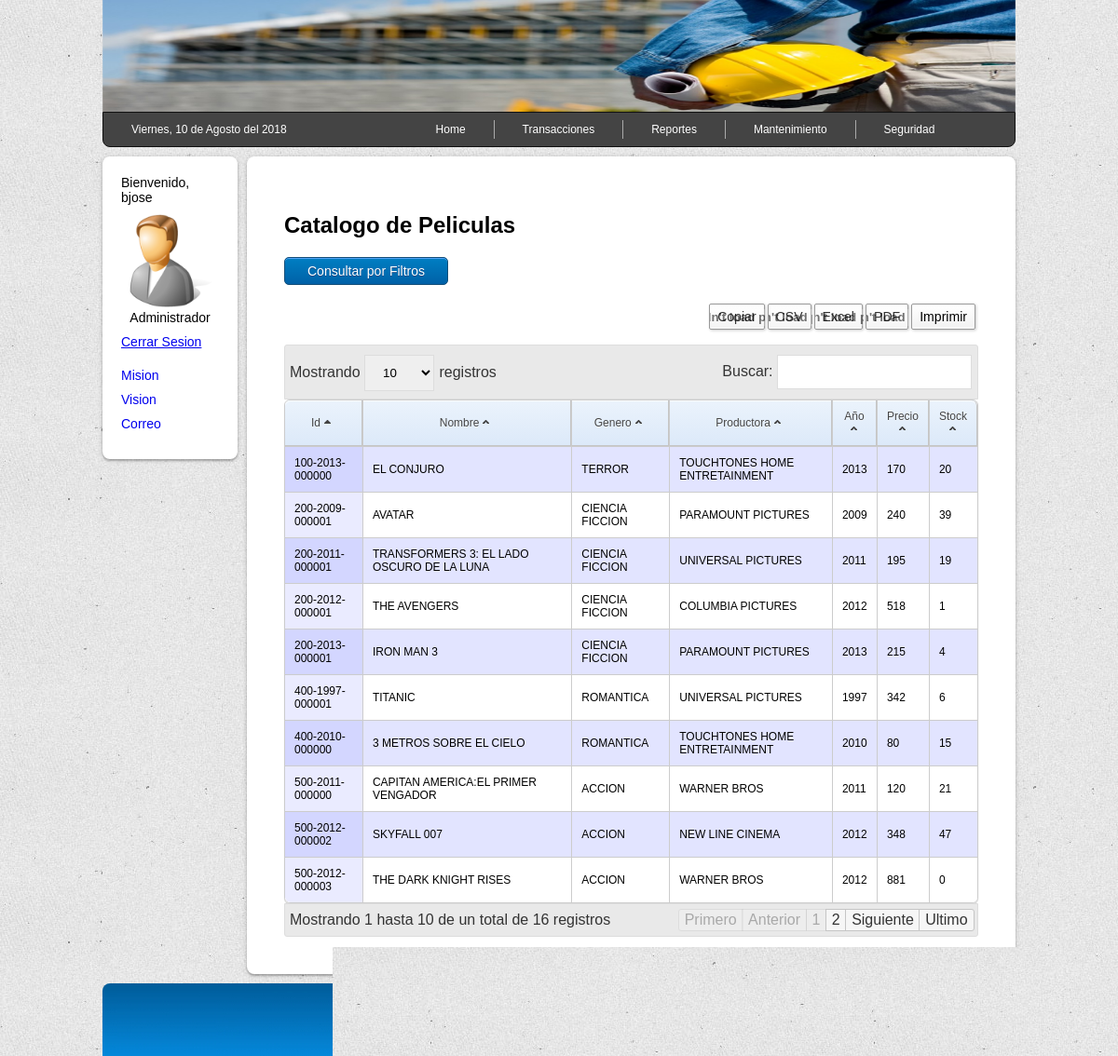
The app's page /vista/prereportepeli.php (signed in) with its own data.
### tables this page shows
CREATE TABLE `pelicula` (
  `codigopelicula` varchar(15) NOT NULL,
  `nombre` varchar(60) NOT NULL,
  `sinopsis` varchar(200) DEFAULT NULL,
  `director` varchar(25) NOT NULL,
  `idproductora` int(4) NOT NULL,
  `stock` int(4) NOT NULL,
  `stockini` int(4) NOT NULL,
  `preciounit` int(4) NOT NULL,
  `idgenero` int(4) NOT NULL,
  `anho` int(4) NOT NULL,
  `nromovimiento` varchar(10) NOT NULL,
  PRIMARY KEY (`codigopelicula`)
);

CREATE TABLE `genero` (
  `idgenero` int(4) NOT NULL DEFAULT '0',
  `genero` varchar(20) DEFAULT NULL,
  `descripcion` varchar(20) NOT NULL,
  PRIMARY KEY (`idgenero`)
);

CREATE TABLE `productora` (
  `idproductora` int(4) NOT NULL DEFAULT '0',
  `nombrep` varchar(40) DEFAULT NULL,
  PRIMARY KEY (`idproductora`)
);

### vista/prereportepeli.php (the view, shortened to what this page needs)
<?php
include('../modelo/conexion.php');
$enlace = "<a href='../modelo/logout.php'>Cerrar Sesion</a>";
$consulta = "select * from pelicula p, genero g, productora d where p.idgenero=g.genero and p.idproductora=d.idproductora";
$listpelicula = $conexion->query($consulta);
$tabla = "<table id='catalogo' class='marco'>";
$tabla .= <<<FIN
<thead>
<tr>
<th>Id</th>
<th>Nombre</th>
<th>Genero</th>
<th>Productora</th>
<th>Año</th>
<th>Precio</th>
<th>Stock</th>
</tr>
</thead>
<tbody>
FIN;
while ($linea = $listpelicula->fetch_assoc()) {
	$tabla .= "<tr>";
	$tabla .= "<td>{$linea['codigopelicula']}</td>";
	$tabla .= "<td>{$linea['nombre']}</td>";
	$tabla .= "<td>{$linea['descripcion']}</td>";
	$tabla .= "<td>{$linea['nombrep']}</td>";
	$tabla .= "<td>{$linea['anho']}</td>";
	$tabla .= "<td>{$linea['preciounit']}</td>";
	$tabla .= "<td>{$linea['stock']}</td>";
}
$tabla .="</tbody>";
$tabla .="</table>";
?>
<!DOCTYPE html>
<html lang="es">
<head>
        <link rel="stylesheet" href="../vista/css/style.css">
        <link rel="stylesheet" href="http://ajax.googleapis.com/ajax/libs/jqueryui/1.10.1/themes/base/minified/jquery-ui.min.css" type="text/css" />
</head>
<body>
	<div class="container">
		<div class="header">
		</div>
		<div class="menu-div">
			<?php include('../vista/include/menu.php'); ?>
		</div>
		<div class="sidebar">
			<div class="menuside">
				<?php include('../vista/include/sidebar.php'); ?>
			</div>
		</div>
		<div class="content">
			<div class="main">
				<h2>Catalogo de Peliculas</h2>
			<form action="../vista/catalogo.php" method="POST">
				<div class="divboton">
					<input type="submit" class="boton" value="Consultar por Filtros">
				</div>
			</form>
				<div>
					<?php echo $tabla; ?>
				</div>
			</div>
		</div>
		<div class="footer">
			<?php include('../vista/include/footer.php'); ?>
		</div>
	</div>
</body>
</html>

### vista/css/style.css (style rules this page uses)
body { background-image: url(../images/bg.jpg); font-family: sans-serif; font-size: 16px; margin: 0px; }
h2 { color: black; }
table { *border-collapse: collapse; border-spacing: 0; width: 100%; }
.container { width: 980px; margin: auto; }
.header { background-image: url(../images/header.jpg); background-attachment: fixed; background-repeat: no-repeat; background-position: top; background-size: 980px 120px; height: 120px; }
.content { float: left; width: 830px; }
.footer { clear: both; background-image: url(../images/background.jpg); padding: 18px; font-size: 12px; text-align: center; -moz-border-radius: 8px 8px 0 0; -webkit-border-radius: 8px 8px 0 0; border-radius: 8px 8px 0 0; }
.sidebar { float: left; width: 150px; }
.menuside { padding: 20px; margin: 10px 5px 10px 0px; background-color: white; border-radius: 8px; box-shadow: 0 2px 2px rgba(0,0,0,0.2), 0 1px 5px rgba(0,0,0,0.2); font-size: 14px; }
.main { padding: 40px; margin: 10px 0px 10px 5px; background-color: white; box-shadow: 0 2px 2px rgba(0,0,0,0.2), 0 1px 5px rgba(0,0,0,0.2); border-radius: 8px; }
.divboton { margin: 20px 0 20px 0; }
.boton { -moz-box-shadow:inset 0px 1px 0px 0px #54a3f7; -webkit-box-shadow:inset 0px 1px 0px 0px #54a3f7; box-shadow:inset 0px 1px 0px 0px #54a3f7; background:-webkit-gradient(linear, left top, left bottom, color-stop(0.05, #007dc1), color-stop(1, #0061a7)); background:-moz-linear-gradient(top, #007dc1 5%, #0061a7 100%); background:-webkit-linear-gradient(top, #007dc1 5%, #0061a7 100%); background:-o-linear-gradient(top, #007dc1 5%, #0061a7 100%); background:-ms-linear-gradient(top, #007dc1 5%, #0061a7 100%); background:linear-gradient(to bottom, #007dc1 5%, #0061a7 100%); filter:progid:DXImageTransform.Microsoft.gradient(startColorstr='#007dc1', endColorstr='#0061a7',GradientType=0); background-color:#007dc1; -moz-border-radius:5px; -webkit-border-radius:5px; border-radius:5px; border:1px solid #124d77; display:inline-block; color:#ffffff; font-family:Arial; font-size:14px; font-weight:normal; padding:6px 24px; text-decoration:none; text-shadow:0px 1px 0px #154682; }
.marco { margin: auto; font-size: 12px; border: solid #ccc 1px; -moz-border-radius: 6px; -webkit-border-radius: 6px; border-radius: 6px; -webkit-box-shadow: 0 1px 1px #ccc; -moz-box-shadow: 0 1px 1px #ccc; box-shadow: 0 1px 1px #ccc; }
.marco td, .marco th { border-left: 1px solid #ccc; border-top: 1px solid #ccc; padding: 10px; text-align: left; }
.marco th { background-color: #dce9f9; background-image: -webkit-gradient(linear, left top, left bottom, from(#ebf3fc), to(#dce9f9)); background-image: -webkit-linear-gradient(top, #ebf3fc, #dce9f9); background-image: -moz-linear-gradient(top, #ebf3fc, #dce9f9); background-image: -ms-linear-gradient(top, #ebf3fc, #dce9f9); background-image: -o-linear-gradient(top, #ebf3fc, #dce9f9); background-image: linear-gradient(top, #ebf3fc, #dce9f9); -webkit-box-shadow: 0 1px 0 rgba(255,255,255,.8) inset; -moz-box-shadow:0 1px 0 rgba(255,255,255,.8) inset; box-shadow: 0 1px 0 rgba(255,255,255,.8) inset; border-top: none; text-align: center; text-shadow: 0 1px 0 rgba(255,255,255,.5); }
.marco td:first-child, .marco th:first-child { border-left: none; }
.marco th:first-child { -moz-border-radius: 6px 0 0 0; -webkit-border-radius: 6px 0 0 0; border-radius: 6px 0 0 0; }
.marco th:last-child { -moz-border-radius: 0 6px 0 0; -webkit-border-radius: 0 6px 0 0; border-radius: 0 6px 0 0; }
.marco tr:last-child td:first-child { -moz-border-radius: 0 0 0 6px; -webkit-border-radius: 0 0 0 6px; border-radius: 0 0 0 6px; }
.marco tr:last-child td:last-child { -moz-border-radius: 0 0 6px 0; -webkit-border-radius: 0 0 6px 0; border-radius: 0 0 6px 0; }
.menu-div { padding: 0px; }

### vista/css/demo_table_jui.css (style rules this page uses)
tr.odd { background-color: #E2E4FF; }
tr.even { background-color: white; }
tr.odd td.sorting_1 { background-color: #D3D6FF; }
tr.even td.sorting_1 { background-color: #EAEBFF; }

### records on screen
pelicula: codigopelicula "100-2013-000000", nombre "EL CONJURO", genero.descripcion "TERROR", idproductora.nombrep "TOUCHTONES HOME ENTRETAINMENT", anho "2013", preciounit "170", stock "20"
pelicula: codigopelicula "200-2009-000001", nombre "AVATAR", genero.descripcion "CIENCIA FICCION", idproductora.nombrep "PARAMOUNT PICTURES", anho "2009", preciounit "240", stock "39"
pelicula: codigopelicula "200-2011-000001", nombre "TRANSFORMERS 3: EL LADO OSCURO DE LA LUNA", genero.descripcion "CIENCIA FICCION", idproductora.nombrep "UNIVERSAL PICTURES", anho "2011", preciounit "195", stock "19"
pelicula: codigopelicula "200-2012-000001", nombre "THE AVENGERS", genero.descripcion "CIENCIA FICCION", idproductora.nombrep "COLUMBIA PICTURES", anho "2012", preciounit "518", stock "1"
pelicula: codigopelicula "200-2013-000001", nombre "IRON MAN 3", genero.descripcion "CIENCIA FICCION", idproductora.nombrep "PARAMOUNT PICTURES", anho "2013", preciounit "215", stock "4"
pelicula: codigopelicula "400-1997-000001", nombre "TITANIC", genero.descripcion "ROMANTICA", idproductora.nombrep "UNIVERSAL PICTURES", anho "1997", preciounit "342", stock "6"
pelicula: codigopelicula "400-2010-000000", nombre "3 METROS SOBRE EL CIELO", genero.descripcion "ROMANTICA", idproductora.nombrep "TOUCHTONES HOME ENTRETAINMENT", anho "2010", preciounit "80", stock "15"
pelicula: codigopelicula "500-2011-000000", nombre "CAPITAN AMERICA:EL PRIMER VENGADOR", genero.descripcion "ACCION", idproductora.nombrep "WARNER BROS", anho "2011", preciounit "120", stock "21"
pelicula: codigopelicula "500-2012-000002", nombre "SKYFALL 007", genero.descripcion "ACCION", idproductora.nombrep "NEW LINE CINEMA", anho "2012", preciounit "348", stock "47"
pelicula: codigopelicula "500-2012-000003", nombre "THE DARK KNIGHT RISES", genero.descripcion "ACCION", idproductora.nombrep "WARNER BROS", anho "2012", preciounit "881", stock "0"

### other values on screen
$_SESSION['usuario'] "bjose"
$_SESSION['perfil'] "Administrador"
